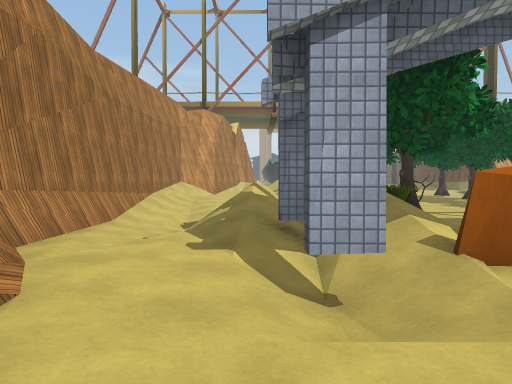
[1] (above)

18 first-person views from a walk through a scene from a Unity 3-D project. The camera is 1.4 m above the floor, tilts 2° down and sees 70° across. The floor is counted in squares, 2 m on a side. Each view is taken from the middle of a square. On the plan, view 1 faces up. The plan holds only what a view shows up to about 11 squares ahead; the rest is blank. The place goes on beyond the plan. Some animated figures are not drawn. Some surface patterns are stand-ins.

[2]
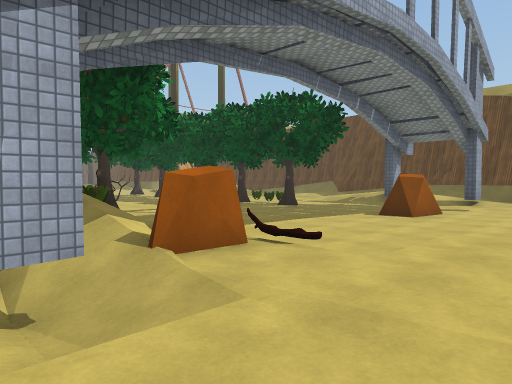

[3]
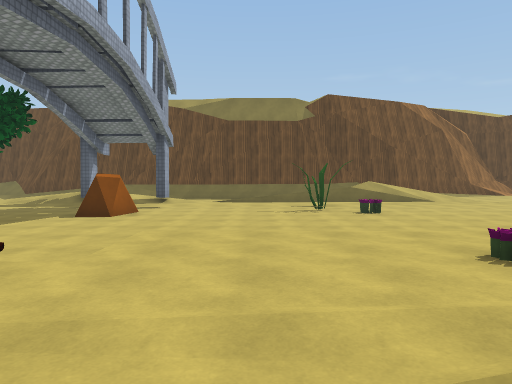

[4]
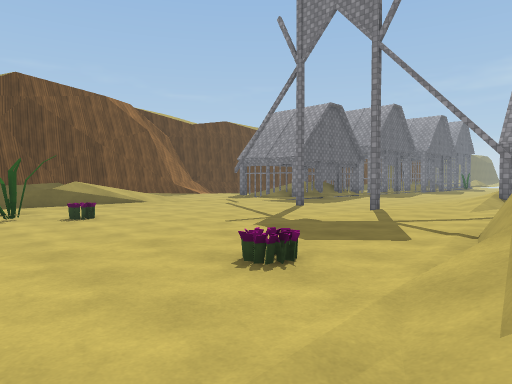

[5]
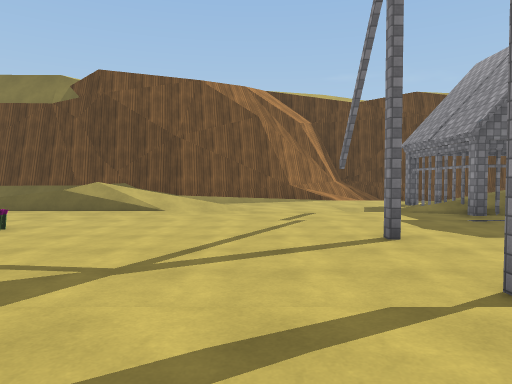

[6]
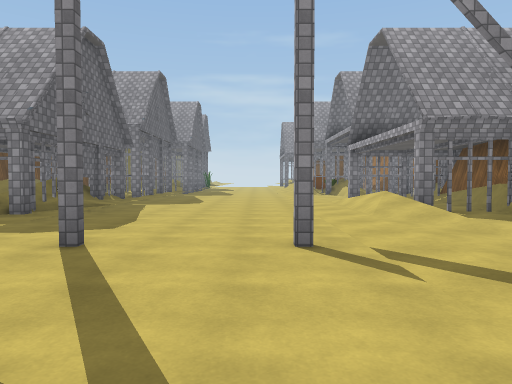

[7]
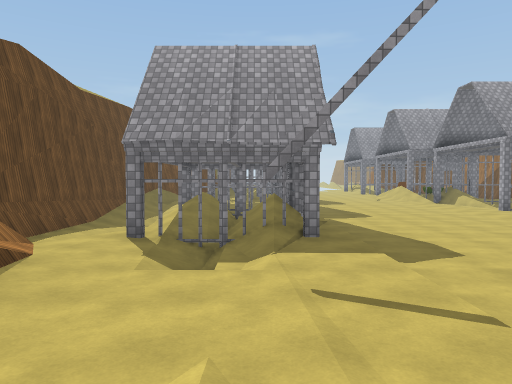

[8]
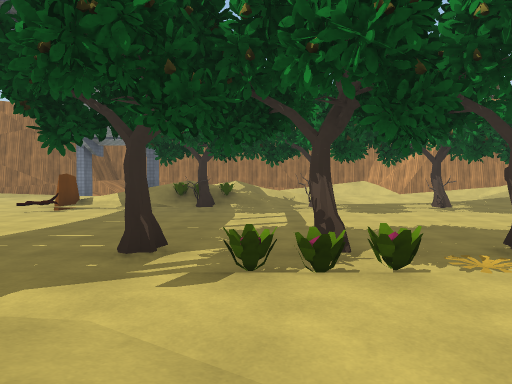

[9]
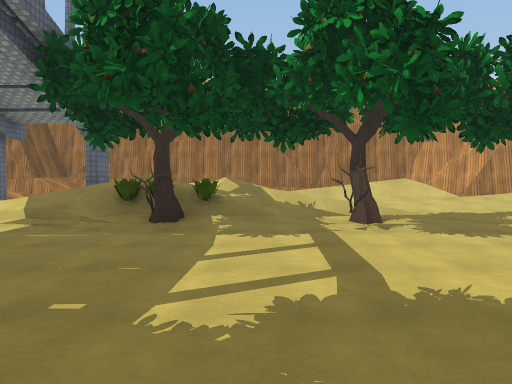

[10]
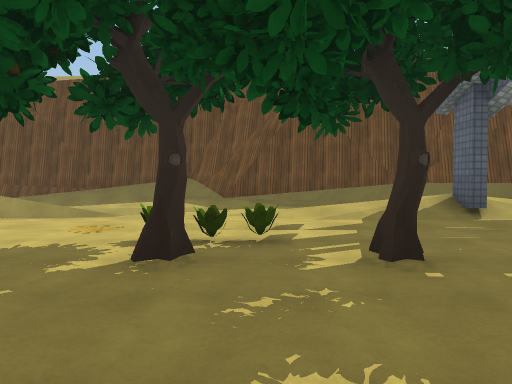

[11]
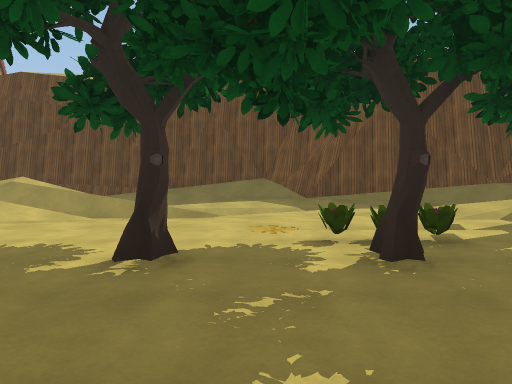

[12]
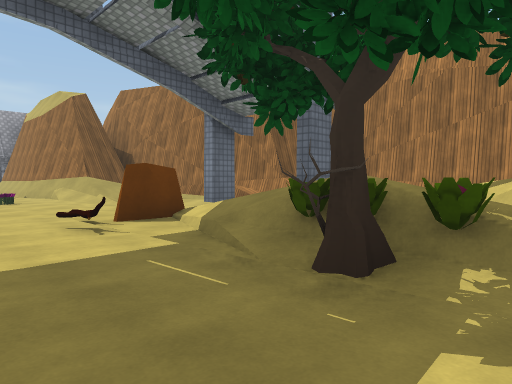

[13]
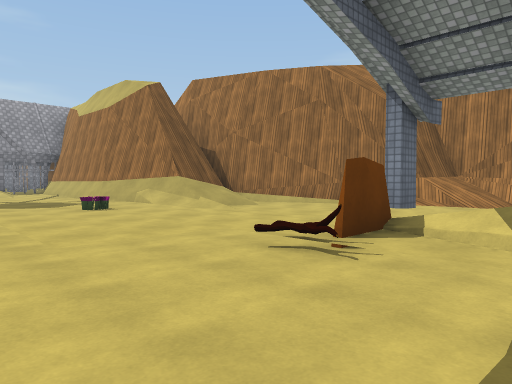

[14]
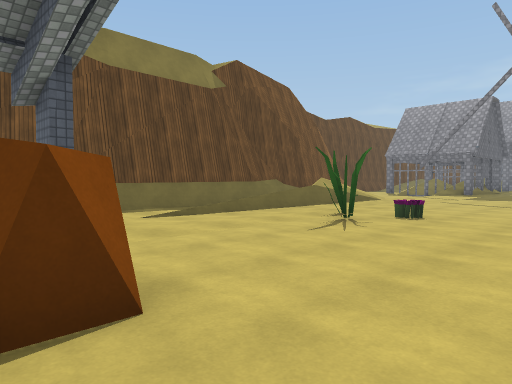

[15]
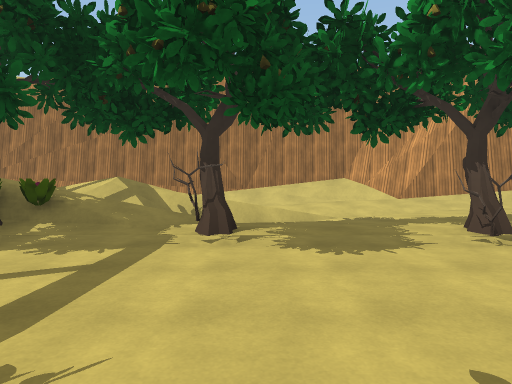

[16]
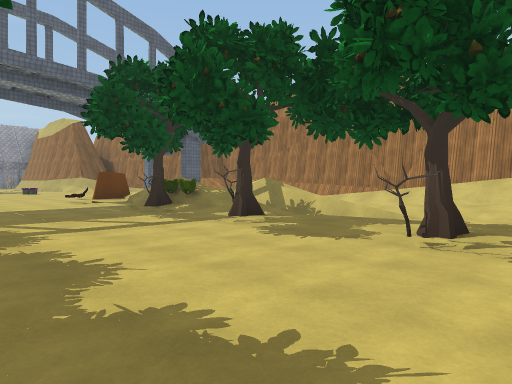

[17]
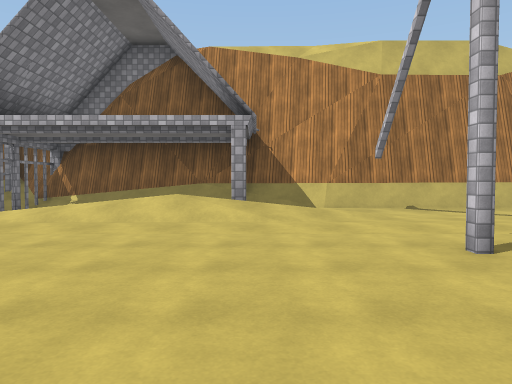

[18]
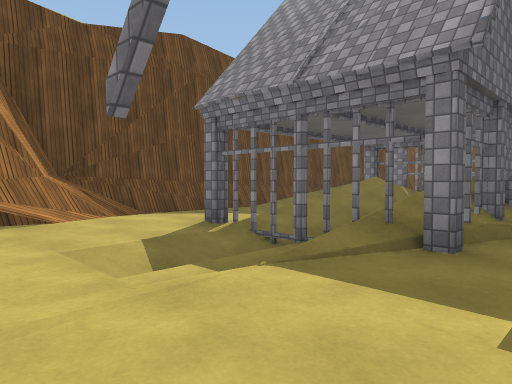

### Floor plan
Key: @ floor where view 1 was taken; # wall or solid block; x gap in a wall; . main floor; : floor 0.25 m higher than the main floor; - floor 0.25 m lower than the main floor; + floor 0.5 m higher than the main floor; * floor 0.75 m higher than the main floor; / step, stairs or slope; = window, fence, low wall or low ledge; T tree; P plant; L log; O other object.
Columns run from 3 left of view 1 to 16 right of it. Each row starts with its distance up from view 1.
 14  #:::::....T ///  ##
 13 ##:.::T......:// ./#
 12 ##:..:O......:.//.##
 11 #///-::....T.:.//:#
 10 #/:/-::.....P::./+#
  9 #////OT....TP:::/##
  8 #/////:.....P::::#
  7 #/// PT....T.:+ :#
  6 #////PO......:* /#
  5 #::/#/:......:# ##
  4 #::///:....O.:/ #
  3 #/:/#:L......:# #
  2 ##::/::......:+/#
  1  ##:::::.....::/#
  0   #@::::.....:::#
 -1   #:+:::....O:* #
 -2   #//:P:.....:= #
 -3   ###=::....P:/ #
 -4     ##::.....:/ #
 -5      #::.....:/ #
 -6      #::.....:/ #
 -7      #::.....:::##
 -8      #::.....::::#
 -9      #::#..#.::/:##
-10     ##::.....://:/#
-11     ###/.....####:#
-12     #://.....x///.#
-13     #://.....#///-#
-14    ##:/:.....#///-#
-15    #::::.....# = -#
-16    ####:.....####-#

Positions as (right, up) in squares from view 1, and headings:
1: (0, 0), facing up
2: (0, 0), facing up-right
3: (0, 0), facing right
4: (1, 0), facing down-right
5: (3, -7), facing right
6: (6, -5), facing down
7: (11, -5), facing down
8: (12, 8), facing left
9: (8, 8), facing left
10: (5, 8), facing right
11: (5, 10), facing right
12: (5, 8), facing down-left
13: (6, 5), facing down-left
14: (6, 4), facing down-right
15: (7, 10), facing left
16: (7, 14), facing down-left
17: (9, -11), facing left
18: (9, -8), facing down-right
